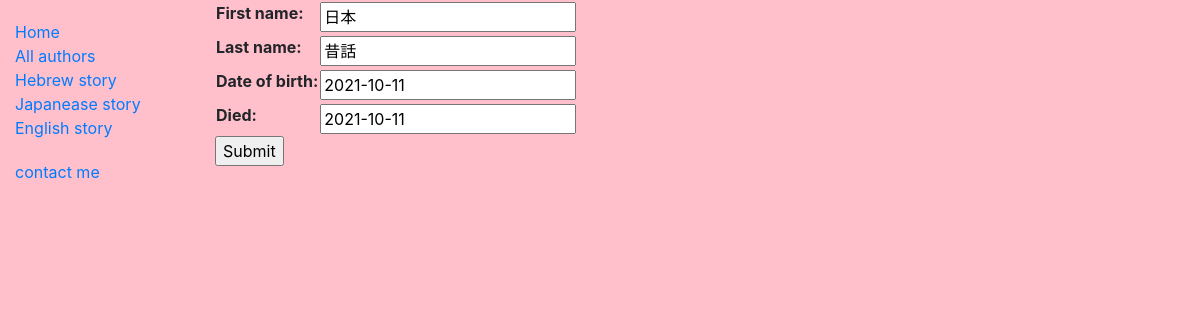
The app's page /catalog/author/3/update/ (signed in) with its own data.
### catalog/models.py (models this page shows, shortened)
class Author(models.Model):
    first_name = models.CharField(max_length=100)
    last_name = models.CharField(max_length=100)
    date_of_birth = models.DateField(null=True, blank=True)
    date_of_death = models.DateField('Died', null=True, blank=True)
    class Meta:
        ordering = ['last_name']

### catalog/views.py (the view)
# urls.py: path('author/<int:pk>/update/', views.AuthorUpdate.as_view(), name='author-update'),
class AuthorUpdate(PermissionRequiredMixin, UpdateView):
    model = Author
    fields = '__all__'
    permission_required = 'catalog.can_mark_returned'

### catalog/templates/catalog/author_form.html (shortened to what this page needs)
{% extends "base_generic.html" %}
{% block content %}
  <form action="" method="post">
    <table>
    {{ form.as_table }}
    </table>
    <input type="submit" value="Submit">
  </form>
{% endblock %}

### catalog/static/css/styles.css (style rules this page uses)
body { background:pink; background-image: url("images/background.gif"); background-repeat: no-repeat; }

### records on screen
Author: first_name "日本", last_name "昔話", date_of_birth "2021-10-11", date_of_death "2021-10-11"
